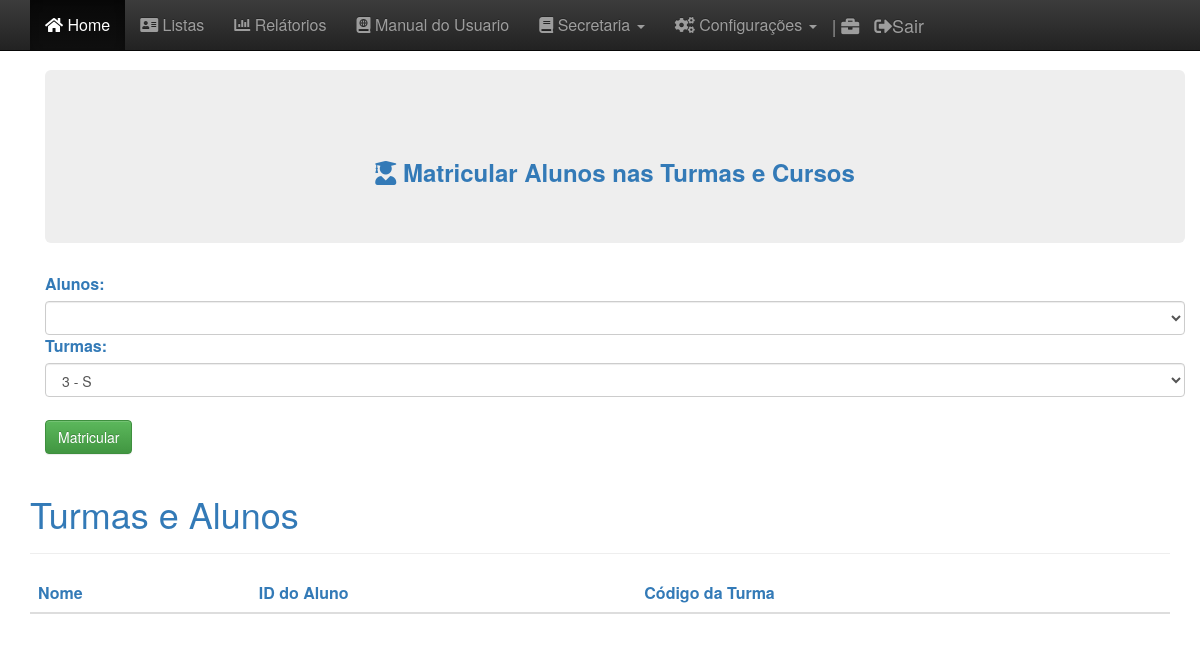
Before: /sga/aturmar_alunos.php with the older database file.
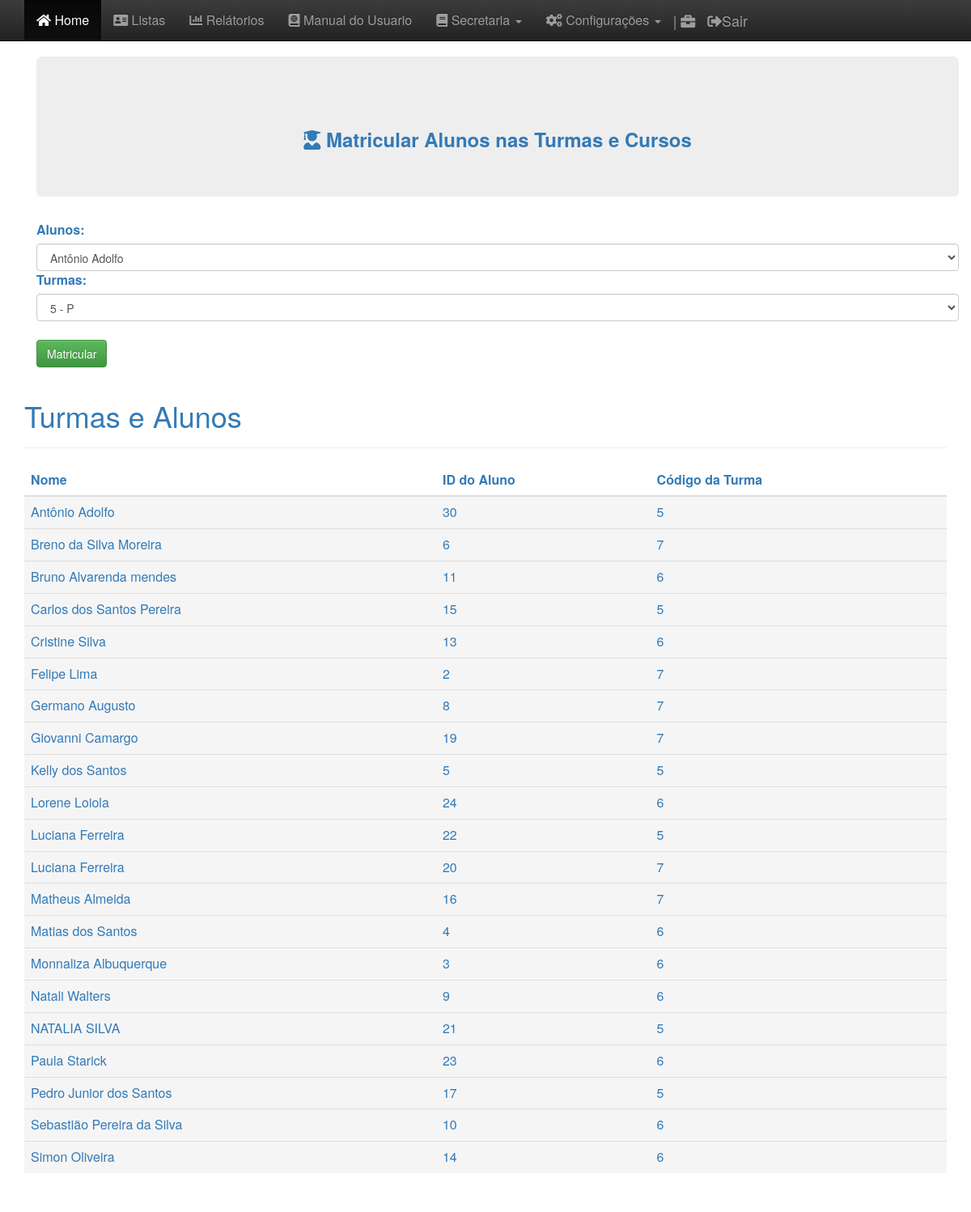
After: the same page with the newer database file.
### tables this page shows
CREATE TABLE `aluno` (
  `cod_aluno` int(11) NOT NULL,
  `matricula` varchar(10) NOT NULL,
  `nome` varchar(50) NOT NULL,
  `telefone` varchar(14) NOT NULL,
  `cod_turma` int(11) DEFAULT NULL
);

CREATE TABLE `turma` (
  `cod_turma` int(11) NOT NULL,
  `letra` varchar(1) NOT NULL,
  `periodo` int(11) NOT NULL,
  `cod_curso` int(11) NOT NULL,
  `ano` int(11) NOT NULL,
  `semestre` int(11) NOT NULL,
  `nome_curso` varchar(56) DEFAULT NULL
);

### sga/aturmar_alunos.php (the view, shortened to what this page needs)
<!DOCTYPE html>
<html lang="pt-br">
<head>
  <link href="css/bootstrap.min.css" rel="stylesheet">
  <link href="bootstrap-theme.min.css" rel="stylesheet">
  <link href="theme.css" rel="stylesheet">
  <link rel="stylesheet" href="https://use.fontawesome.com/releases/v5.4.2/css/all.css"
>
  <link href="css/ie10-viewport-bug-workaround.css" rel="stylesheet">
</head>
<body role="document">
  <?php
  		include_once("menu_admin2.php");
  	?>
  <div class="container theme-showcase" role="main">
    <div class="container theme-showcase" role="main">
      <div class="jumbotron">
        <section class="sombra">
          <hr>
          <CENTER>
            <h3><strong> <i class="fas fa-user-graduate"></i> Matricular Alunos nas Turmas e Cursos</strong> </h3>
          </CENTER>
        </section>
        <a class="navbar-brand">
          <a class="navbar-brand"></a>
      </div>
      <form method="POST" action="aturmar3.php">
        <?php
         include "conexao.php";
        $sql = 'SELECT * FROM aluno ORDER BY nome';
        $resultado = mysqli_query($con, $sql) ;
                                                ?>
        <label for="status">Alunos: </label>
        <select class="form-control" name="cod_aluno">
          <?php foreach($resultado as $dado) : ?>
          <option value="<?=$dado['cod_aluno']?>">
            <?=$dado['nome']?>
          </option>
          <?php endforeach; ?>
        </select>
        <?php
          $sql = 'SELECT * FROM turma ORDER BY cod_turma';
          $resultado = mysqli_query($con, $sql) ;
        ?>
        <label for="status">Turmas: </label>
        <select class="form-control" name="cod_turma">
          <?php foreach($resultado as $dado) : ?>
          <option value="<?=$dado['cod_turma']?>">
            <?=$dado['cod_turma']?> - <?=$dado['letra']?>
          </option>
          <?php endforeach; ?>
        </select>
        <br>
        <input type="submit" name="btnCadUsuario" value="Matricular" class="btn btn-success">
      </form>
    </div>
  </div>
  </main><div class="container theme-showcase" role="main">
    <div class="page-header">
        <h1>Turmas e Alunos </h1>
    </div>
    <div class="row">
        <div class="col-md-12">
            <table class="table table-dark">
                <thead class="thead-dark">
                    <tr>
                        <th>Nome</th>
                        <th>ID do Aluno</th>
                        <th>Código da Turma</th>
                    </tr>
                </thead>
                <tbody>
                      <?php
                        include"conexao.php";
                        $sql = 'SELECT * FROM aluno, turma WHERE aluno.cod_turma = turma.cod_turma ORDER BY aluno.nome';
                        $resultado = mysqli_query($con, $sql) ;
                      ?>
                <tbody>
                    <?php foreach($resultado as $dado) : ?>
                    <tr class="active">
                        <td>
                            <?=$dado['nome']?>
                        </td>
                        <td>
                            <?=$dado['cod_aluno']?>
                        </td>
                        <td>
                            <?=$dado['cod_turma']?>
                        </td>
                    </tr>
                    <?php endforeach; ?>
        </div>
    </div>
</div>
</body>
</html>

Changed rows visible on the page:
added aluno: nome "Antônio Adolfo", cod_aluno "30", cod_turma.cod_turma "5"
added aluno: nome "Breno da Silva Moreira", cod_aluno "6", cod_turma.cod_turma "7"
added aluno: nome "Bruno Alvarenda mendes", cod_aluno "11", cod_turma.cod_turma "6"
added aluno: nome "Carlos dos Santos Pereira", cod_aluno "15", cod_turma.cod_turma "5"
added aluno: nome "Cristine Silva", cod_aluno "13", cod_turma.cod_turma "6"
added aluno: nome "Felipe Lima", cod_aluno "2", cod_turma.cod_turma "7"
added aluno: nome "Germano Augusto", cod_aluno "8", cod_turma.cod_turma "7"
added aluno: nome "Giovanni Camargo", cod_aluno "19", cod_turma.cod_turma "7"
added aluno: nome "Kelly dos Santos", cod_aluno "5", cod_turma.cod_turma "5"
added aluno: nome "Lorene Loiola", cod_aluno "24", cod_turma.cod_turma "6"
added aluno: nome "Luciana Ferreira", cod_aluno "22", cod_turma.cod_turma "5"
added aluno: nome "Luciana Ferreira", cod_aluno "20", cod_turma.cod_turma "7"
added aluno: nome "Matheus Almeida", cod_aluno "16", cod_turma.cod_turma "7"
added aluno: nome "Matias dos Santos", cod_aluno "4", cod_turma.cod_turma "6"
added aluno: nome "Monnaliza Albuquerque", cod_aluno "3", cod_turma.cod_turma "6"
added aluno: nome "Natali Walters", cod_aluno "9", cod_turma.cod_turma "6"
added aluno: nome "NATALIA SILVA", cod_aluno "21", cod_turma.cod_turma "5"
added aluno: nome "Paula Starick", cod_aluno "23", cod_turma.cod_turma "6"
added aluno: nome "Pedro Junior dos Santos", cod_aluno "17", cod_turma.cod_turma "5"
added aluno: nome "Sebastião Pereira da Silva", cod_aluno "10", cod_turma.cod_turma "6"
added aluno: nome "Simon Oliveira", cod_aluno "14", cod_turma.cod_turma "6"
Other visible differences:
form field cod_aluno: (not shown) → "Antônio Adolfo"
form field cod_turma: "3 - S" → "5 - P"
